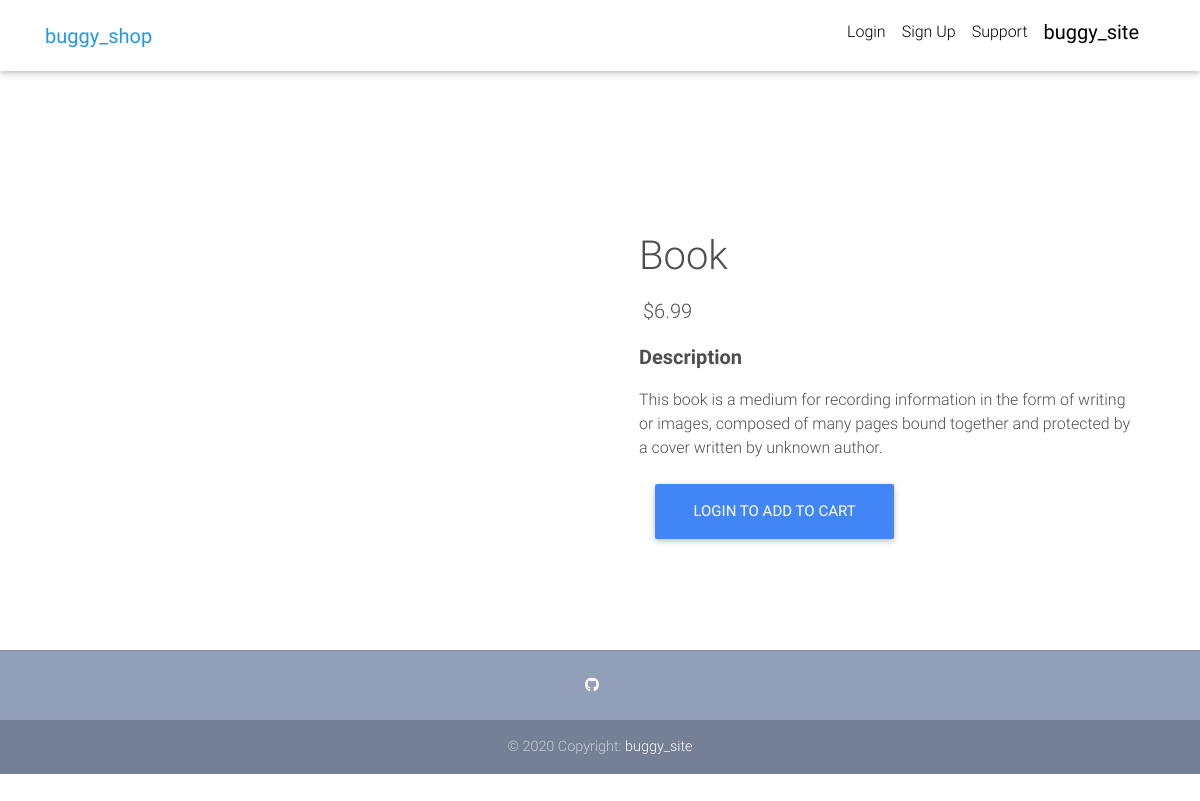
The page /product/3/ on the database as committed earlier.
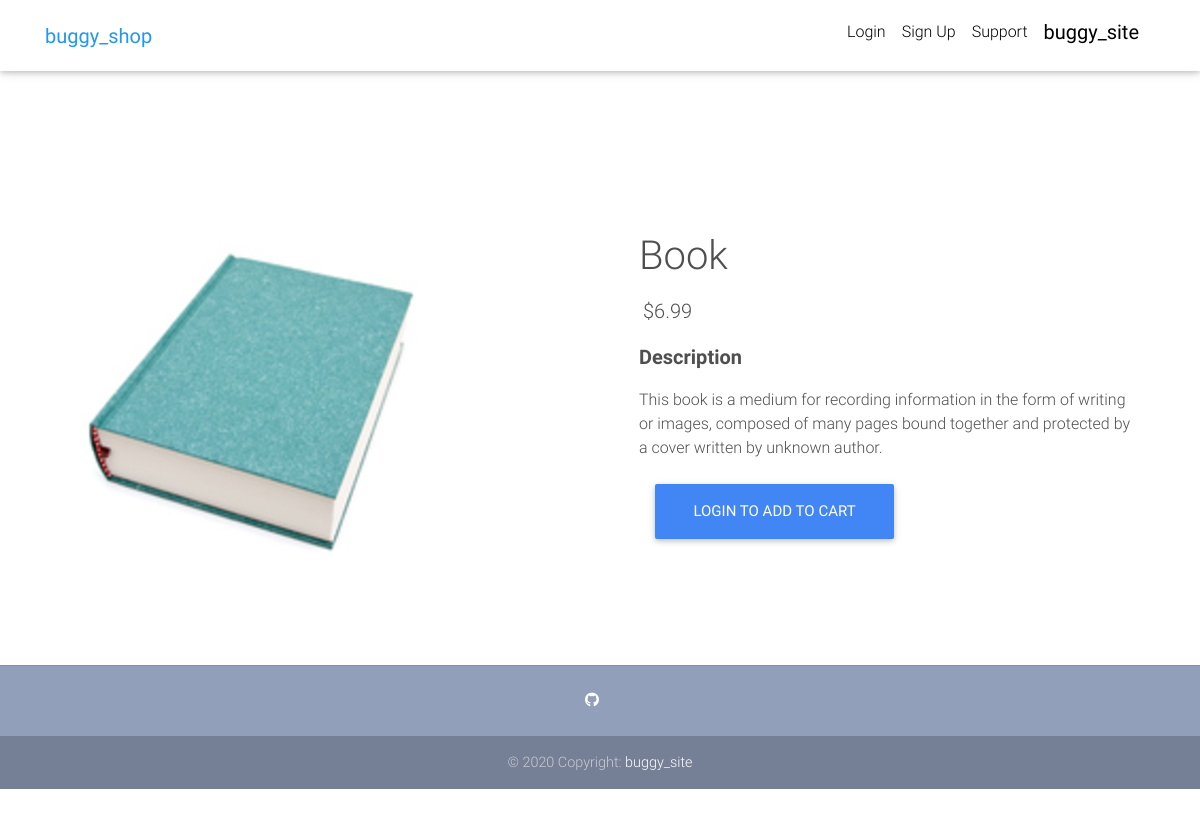
The same page on the database as committed later.
### pages/models.py (models this page shows, shortened)
class Item(models.Model):
	title = models.CharField(max_length=100)
	price = models.FloatField()
	slug = models.SlugField()
	description = models.TextField()
	image = models.ImageField()

### pages/views.py (the view, shortened to what this page needs)
# urls.py: path('product/<slug>/', ItemDetailView.as_view(), name='product'),
class ItemDetailView(DetailView):
    model = Item
    template_name = "product-page.html"

### templates/product-page.html (shortened to what this page needs)
{% extends 'base.html' %}
{% load static %}
{% block content %}
<body>
  <main class="mt-5 pt-4">
    <div class="container dark-grey-text mt-5 ">
      <div class="row wow fadeIn">
        <div class="col-md-6 mb-4">
          <img src="{{ object.image.url }}" class="img-fluid" alt="">
        </div>
        <div class="col-md-6 mb-4">
          <div class="p-4 ">
            <p id="title" class="lead font-weight-bold"><h1>{{ object.title }}</h1></p>
            <p class="lead">
              <span>${{ object.price }}</span>
            </p>
            <p class="lead font-weight-bold">Description</p>
            <p>{{ object.description }}</p>
            <form action='.' method='POST'>
              {% if user.is_authenticated %}
              <input type='number' placeholder="Insert quantity here" id='cart_quantity' name='cart_quantity' class='form-control' value="1"/>
              <label for="cart_quantity" class="">Quantity</label>
              <button class="btn btn-primary btn-lg col" type="submit" name="buy">BUY</button>
              {% else %}
              <a class="nav-link waves-effect" href="{% url 'account_login' %}">
                <span class="btn btn-primary btn-lg btn-block"> Login to add to cart </span>
              </a>
              {% endif %}
            </form>
            <br>
          </div>
        </div>
      </div>
    </div>
  </main>
</body>
{% endblock %}

Rows that differ between the two databases and show on the page:
changed Item "Book": image: picture added
